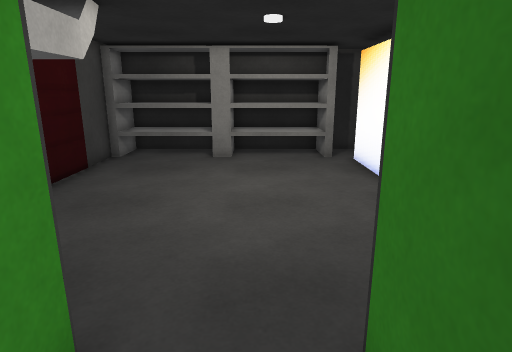
view 1 (above)

15 first-person views from a walk through a 3-D level made in the Unity game engine. The camera is 1.4 m above the floor, tilts 14° down and sees 75° across. The floor is counted in squares, 0.47 m on a side. Each view is taken from the middle of a square. On the plan, view 1 faces up. The plan holds only what a view shows up to about 20 squares ahead; the rest is blank. The place goes on beyond the plan. The player character is not drawn. Some surface patterns are stand-ins.

view 2
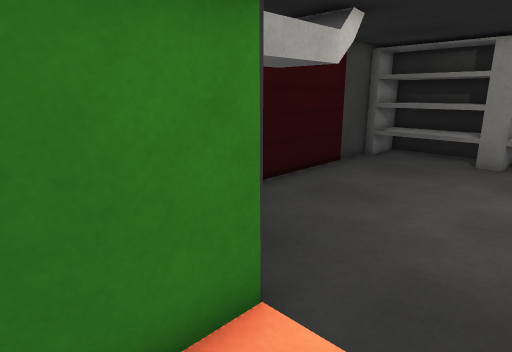

view 3
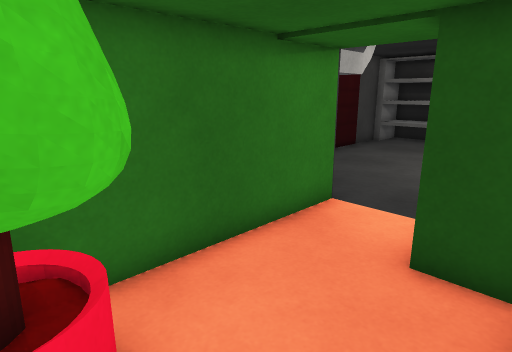

view 4
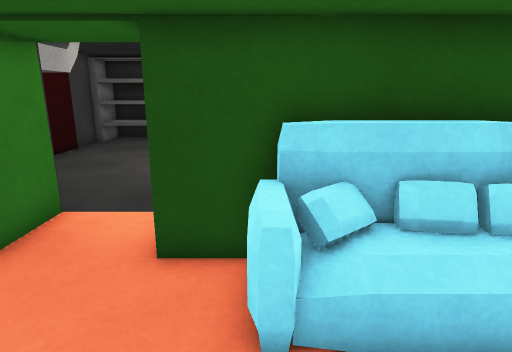

view 5
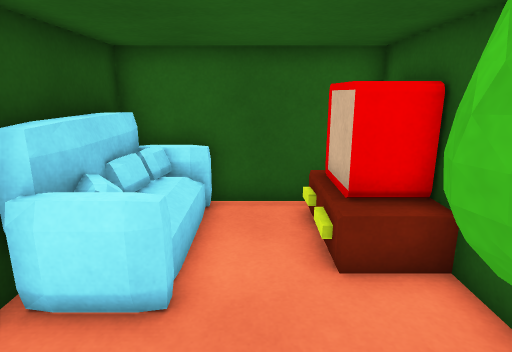

view 6
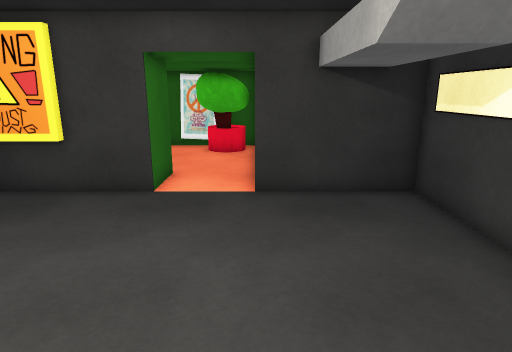

view 7
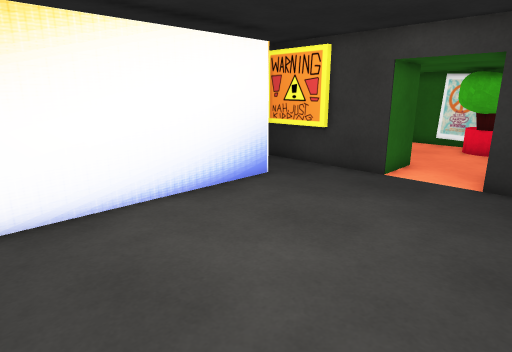

view 8
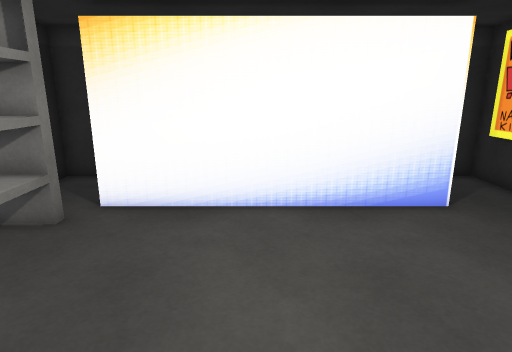

view 9
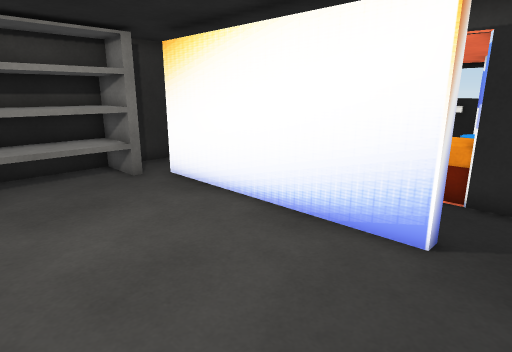

view 10
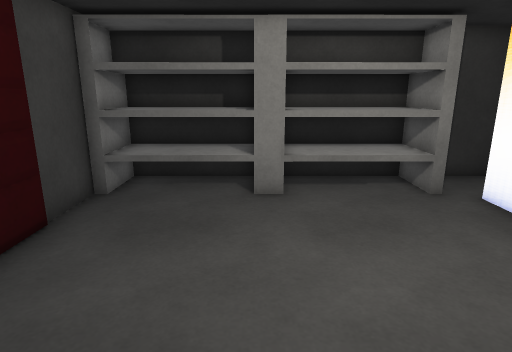

view 11
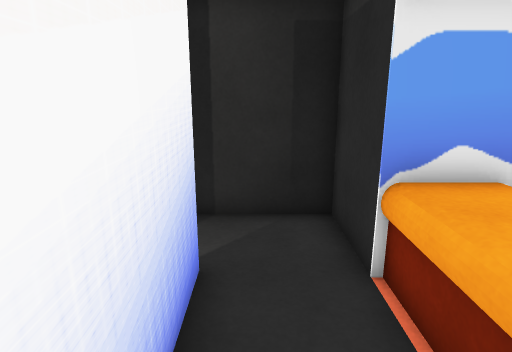

view 12
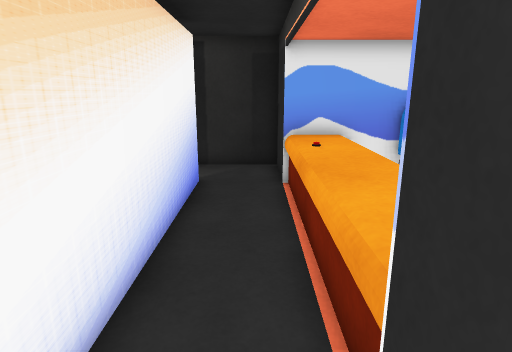

view 13
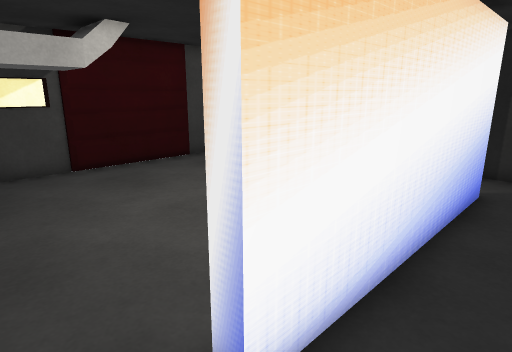

view 14
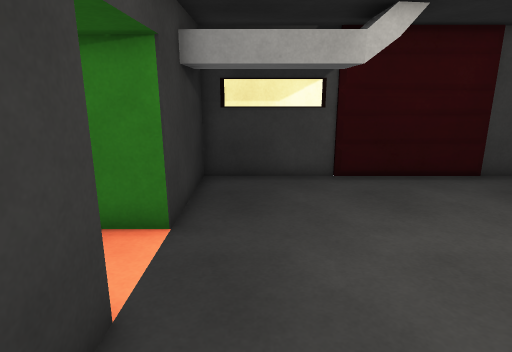

view 15
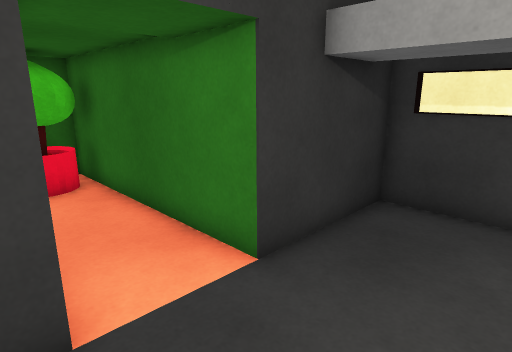

### Floor plan
Points are (right, up) in squares from view 1. A wall is a line through its corners. A room is listed if a view was taken in it or the views show most of it. See-through windows are left out.
Room 1 (views 1, 2, 3, 4, 5)
walls: (0.6, -4) (0.8, -4.1) (0.9, -4.3); (0.9, -4.2) (1.1, -4.8); (0.9, -4.2) (1.1, -5); (-0.1, -3.9) (0.4, -4); (-0.3, -3.8) (0.4, -3.7); (4.3, -0.2) (3.3, 0); (4.4, 0) (3.3, 0.1); (-1, -3.9) (0.2, -3.8) (0.9, -4.4); (-1, -4) (-0.1, -3.8); (-0.9, -4.3) (-0.5, -4.1); (-1.3, -4.3) (-0.3, -3.7) (0.7, -4); (-1.5, -4.5) (-0.8, -3.9); (0.2, -6.3) (6, -6.3); (4.9, -6.2) (4.9, -4.7) (6.9, -4.7); (7.4, -0.2) (4.2, -0.2); (7.5, 0) (6.6, -0.2); (-2, 3.1) (-2, -5); (7.9, -5) (7.9, 0.6) (1.2, 0.6) (1.2, 3.1)
low walls: (2.9, -1.1) (2.9, -0.1); (3, -0.1) (3, -1.1); (4.2, -0.8) (3.4, -0.8); (4.6, -0.6) (3.9, -1.1) (3.4, -0.5); (4.5, -4.2) (5.4, -4.2); (-0.3, -4.5) (0.2, -4.8); (4.5, -4.4) (6.4, -4.4); (5.2, -0.5) (5.1, -0.4); (-0.6, -4.7) (-0.2, -4.6); (-0.7, -4.7) (-0.5, -4.6) (0.1, -4.7); (6, -0.5) (5.3, -0.3); (6.1, -4.2) (7.1, -4.2); (4.1, -6.4) (4.1, -4.5); (6.5, -4.4) (7.4, -4.4); (7, -0.8) (6.3, -0.7) (6.3, -0.2); (7.3, -1.4) (7.3, -0.7) (6.2, -0.5) (5.8, -0.6) (5.1, -0.5); (7.4, -1.8) (7.3, -1.3); (7.4, -1.8) (7.2, -1.3)
ways out: opening at (-0.5, 4) to room 2
Room 2 (views 6, 7, 8, 9, 10, 14, 15)
walls: (1.2, 3.1) (5.4, 3.1); (5, 5.8) (4.5, 5.8) (4.5, 15.2); (-6.7, 13.3) (-6.7, 7.9); (3.6, 3.4) (5.5, 3.4); (3.7, 15.7) (-6.9, 15.6) (-6.9, 3.1) (-2, 3.1)
ways out: opening at (-0.5, 4) to room 1; opening at (4.5, 4.5) to room 3
Room 3 (views 11, 12, 13)
walls: (5, 15.2) (5, 5.8); (5.5, 3.4) (7, 3.4); (5.4, 3.1) (7.9, 3.1) (7.9, 17.9) (4.1, 17.9)
low walls: (8.1, 11.5) (8.1, 15); (8.1, 6) (8.1, 11.4)
ways out: opening at (4.5, 4.5) to room 2

Where each view was taken, in squares from view 1:
view 1: 0 up, 0 right, facing up
view 2: 0 up, 1 right, facing up-left
view 3: 5 down, 3 right, facing up-left
view 4: 5 down, 3 right, facing up
view 5: 3 down, 1 left, facing right
view 6: 13 up, 2 left, facing down
view 7: 15 up, 4 left, facing down-right
view 8: 11 up, 4 left, facing right
view 9: 4 up, 2 left, facing up-right
view 10: 6 up, 2 left, facing up
view 11: 10 up, 6 right, facing up
view 12: 4 up, 7 right, facing up
view 13: 4 up, 7 right, facing up-left
view 14: 5 up, 5 right, facing left
view 15: 7 up, 2 right, facing down-left
